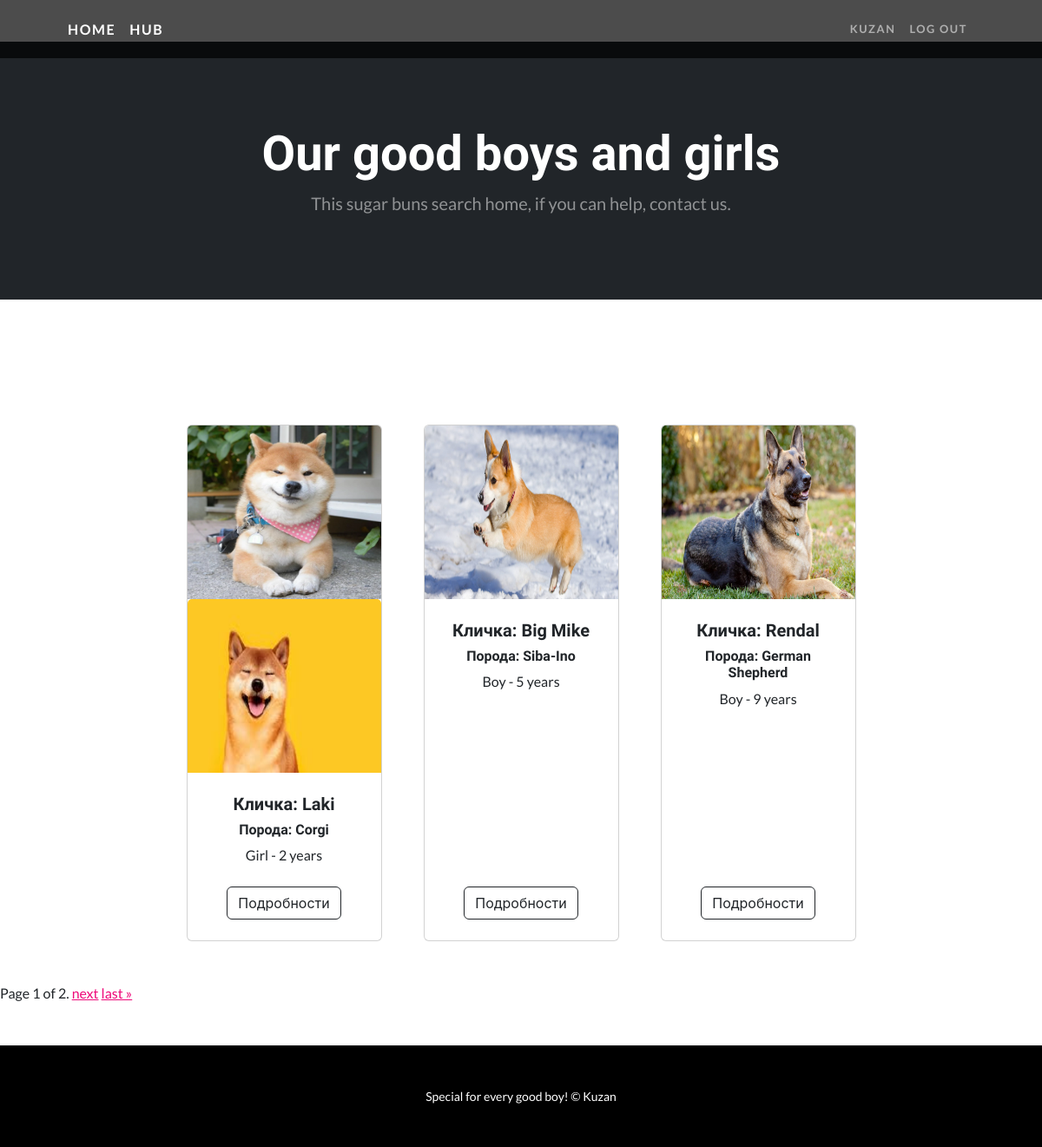
Screenshot of /hub (signed in) with the database file from the repository.
### hub/models.py (models this page shows, shortened)
class PhotoDoggyModel(models.Model):
    image = models.FileField(upload_to='uploads/DoggyPhoto')
    doggy = models.ForeignKey(HubDoggyModel, on_delete=models.CASCADE, null=True, blank=True, related_name='photos')

class HubDoggyModel(models.Model):
    GENDER_DOGGY = [
        ('Boy', "Boy"),
        ('Girl', "Girl")
    ]
    name = models.CharField(max_length=255, blank=False, null=False)
    age_old = models.IntegerField(blank=False, null=False, validators=[MaxValueValidator(22)])
    months_old = models.IntegerField(blank=False, null=False, validators=[MaxValueValidator(12)])
    gender = models.CharField(max_length=4, choices=GENDER_DOGGY, default="Boy")
    place = models.CharField(max_length=255, blank=False, null=False)
    slug = models.SlugField(default='', null=False, db_index=True)
    price = models.IntegerField(blank=True, null=False, validators=[MinValueValidator(1)], default=0)
    seller = models.ForeignKey(User, on_delete=models.CASCADE, null=True, blank=True, related_name='doggy')
    species = models.CharField(max_length=255, blank=False, null=False, default='')

### hub/views.py (the view)
# urls.py: path('hub', views.HubPageView.as_view(), name="hub_page"),
class HubPageView(ListView):
    model = HubDoggyModel
    template_name = 'hub/hubpage.html'
    context_object_name = 'pets'
    paginate_by = 3

### templates/hub/hubpage.html (shortened to what this page needs)
{% extends 'base.html' %}
{% load static %}
{% block content %}
{% include "navigation.html" %}
<header class="bg-dark py-5">
    <div class="container px-4 px-lg-5 my-5">
        <div class="text-center text-white">
            <h1 class="display-4 fw-bolder">Our good boys and girls</h1>
            <p class="lead fw-normal text-white-50 mb-0">This sugar buns search home, if you can help, contact us.</p>
        </div>
    </div>
</header>
<br><br>
<section class="py-5">
    <div class="container px-4 px-lg-5 mt-5">
        <div class="row gx-4 gx-lg-5 row-cols-2 row-cols-md-3 row-cols-xl-4 justify-content-center">
            {% for pet in pets %}
            <div class="col mb-5">
                <div class="card h-100">
                    {% for photo in pet.photos.all %}
                        <img class="card-img-top" src="{{ photo.image.url }}" alt="..." width="600" height="200"/>
                    {% endfor %}
                    <div class="card-body p-4">
                        <div class="text-center">
                            <h5 class="fw-bolder">Кличка: {{ pet.name }}</h5>
                            <h6 class="fw-bolder">Порода: {{ pet.species }}</h6>
                            {{ pet.gender }} - {{ pet.age_old }} years
                        </div>
                    </div>
                    <div class="card-footer p-4 pt-0 border-top-0 bg-transparent">
                        <div class="text-center"><a class="btn btn-outline-dark mt-auto" href="hub/{{pet.slug}}">Подробности</a></div>
                    </div>
                </div>
            </div>
            {% endfor%}
        </div>
    </div>
<div class="pagination">
    <span class="step-links">
        <span class="current">
            Page {{ page_obj.number }} of {{ page_obj.paginator.num_pages }}.
        </span>
        {% if page_obj.has_next %}
            <a href="?page={{ page_obj.next_page_number }}">next</a>
            <a href="?page={{ page_obj.paginator.num_pages }}">last &raquo;</a>
        {% endif %}
    </span>
</div>
</section>
{% include 'footer.html' %}
{% endblock %}

### templates/navigation.html (shortened to what this page needs)
{% extends 'base.html' %}
{% block content %}
<nav class="navbar navbar-expand-lg navbar-dark navbar-custom fixed-top">
  <div class="container px-5">
    <a class="navbar-brand" href="/">Home</a>
    <a class="navbar-brand" href="/hub">Hub</a>
    <div class="collapse navbar-collapse" id="navbarResponsive">
      <ul class="navbar-nav ms-auto">
        {% if request.user.is_authenticated %}
        <li class="nav-item"><a class="nav-link" href="/user/{{user.profile.slug}}">{{ user.username }}</a></li>
        <li class="nav-item"><a class="nav-link" href="{% url 'logout_page' %}">Log Out</a></li>
        {% else %}
        <li class="nav-item"><a class="nav-link" href="{% url 'register_page' %}">Sign Up</a></li>
        <li class="nav-item"><a class="nav-link" href="{% url 'login_page' %}">Log In</a></li>
        {% endif %}
      </ul>
    </div>
  </div>
</nav>
<br>
<br>
{% endblock %}

### rows the page displays
HubDoggyModel: name "Laki", species "Corgi", gender "Girl", age_old "2"
PhotoDoggyModel: image (picture)
PhotoDoggyModel: image (picture)
HubDoggyModel: name "Big Mike", species "Siba-Ino", gender "Boy", age_old "5"
PhotoDoggyModel: image (picture)
HubDoggyModel: name "Rendal", species "German Shepherd", gender "Boy", age_old "9"
PhotoDoggyModel: image (picture)

### other values shown
{{ user.username }} "KUZAN"
{{ page_obj.number }} "1"
{{ page_obj.paginator.num_pages }} "2"
